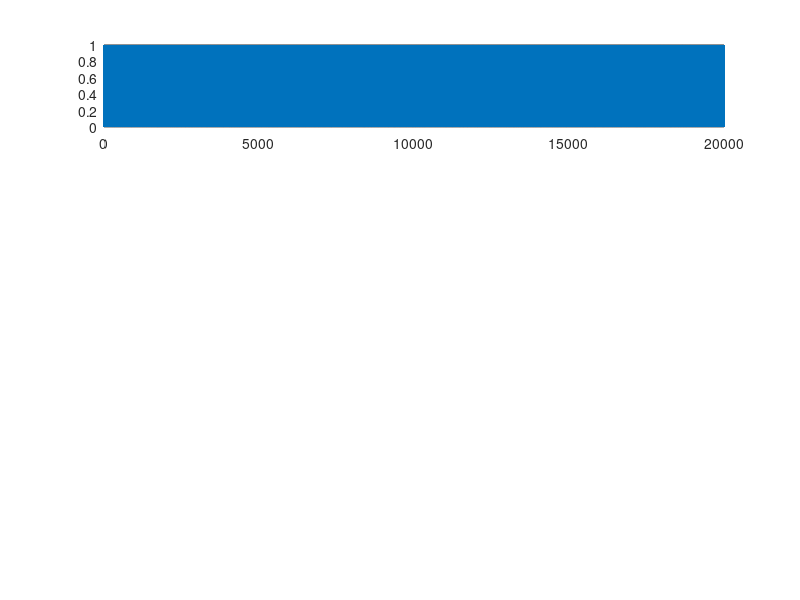

MATLAB code to generate this figure: (Note: this script raises an error after producing the figure.)
clear
clc

% Parametre
alfa = 0.95;
beta = 0.95;
sample_size = 10;
pocet_generovanych = 20000;
stav = 1;
avg_lambda = 1.2;

counter_one = 0;
counter_zero = 0;

% generovanie sekvencie bitov
for i=1:pocet_generovanych
    if stav == 1
        data(i) = 1;
        counter_one = counter_one + 1;

        pravd = 1.*rand();
        if pravd >= (1 - alfa)
            stav = 0;
        end
    else
        data(i) = 0;
        counter_zero = counter_zero + 1;

        pravd = 1.*rand();
        if pravd >= (1-beta)
            stav = 1;
        end
    end
end

% samplovanie dat
sampled_data = zeros(1,pocet_generovanych/sample_size);

pom_sum = sum(data(1:sample_size));
sampled_data(1) = pom_sum;

for i=1:(pocet_generovanych/sample_size)-1
    pom_sum = sum(data((i*sample_size)+1:(i*sample_size)+sample_size));
    sampled_data(i+1) = pom_sum;
end

% simulacia lidleyho buffru
pi1 = beta/(alfa + beta);
avg_intenzita = pi1 * sample_size;

c = avg_lambda * avg_intenzita; % kapacita
T = pocet_generovanych/sample_size; % čas

% Inicializacia buffra
q = zeros(1, T+1);
q(1) = 0;

% Simulacia buffra
for t=1:T
    q(t+1) = max(q(t) + sampled_data(t) - c, 0);
end

% Overenie ON/OFF generátora
xd = counter_one/pocet_generovanych;
fprintf("KONTROLA GENERATORA\n");
fprintf("N1/pocet generovanych = π1\n");
fprintf("         %d = %d\n",xd,pi1);

% Výstupy
subplot(4,1,1)
plot(data);
title("ON/OFF Generátor pre " + pocet_generovanych + " bitov, kde sample size = "+sample_size+", α = "+alfa+" a β = "+beta);
xlabel('Počet bitov');
ylabel('1/0');

subplot(4,1,2)
plot(sampled_data)
title("Navzorkované dáta");
xlabel('Počet navzorkovaných dát');
ylabel('Počet jednotiek vo vzorkách');

subplot(4,1,3)
plot(q);
xlim([0 pocet_generovanych/sample_size]);
title("Lindley buffer simulácia, kde c = "+c);
xlabel('Čas');
ylabel('Počet paketov v queue');

subplot(4,1,4)
histogram(q, 'Normalization', 'probability');
title('Histogram Lindleyho buffra');
xlabel('Počet paketov v queue');
ylabel('Pravdepodobnosti');
